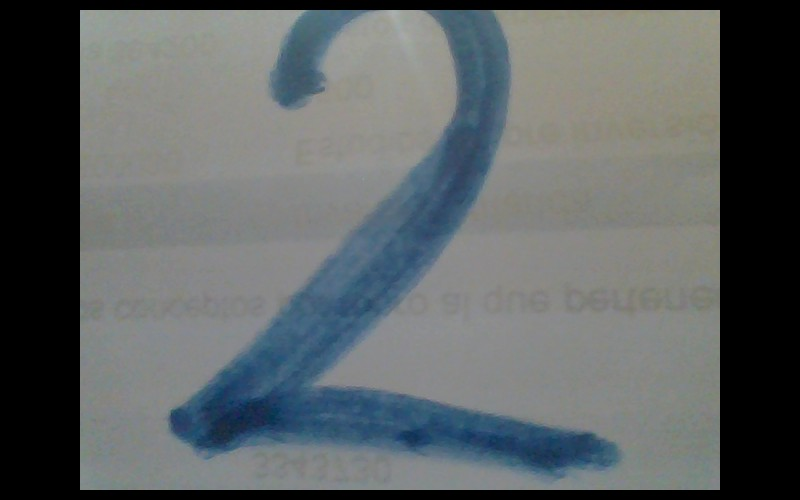
#> input picture practicacurso/IMG_20190620_214110.jpg, 800 x 500 px, given in place of the camera
$ python wen2.py   (older library calls are emulated)
#> lines starting #> are read from the running program, lines starting #| are printed output that depends on the picture; after the words box and inside, x2 and y2 are one past the last pixel; in counts of white or black regions, pixels touching at a corner belong together
import serial #cargamos la libreria serial
import numpy as np
import cv2
#import robopy as rob

#Iniciamos la comunicacion serial
ser = serial.Serial('com3', 9600)


cap = cv2.VideoCapture(0)
col = int(cap.get(3))
fil = int(cap.get(4))
Objetos = (np.zeros((fil,col),np.uint8))+255
while(cap.isOpened()):
     ret, frame1 = cap.read()
#> frame1 is the input picture: shape (500, 800, 3); mean B, G, R 100.4, 99.1, 93.7
     gray1 = cv2.cvtColor(frame1, cv2.COLOR_BGR2GRAY)
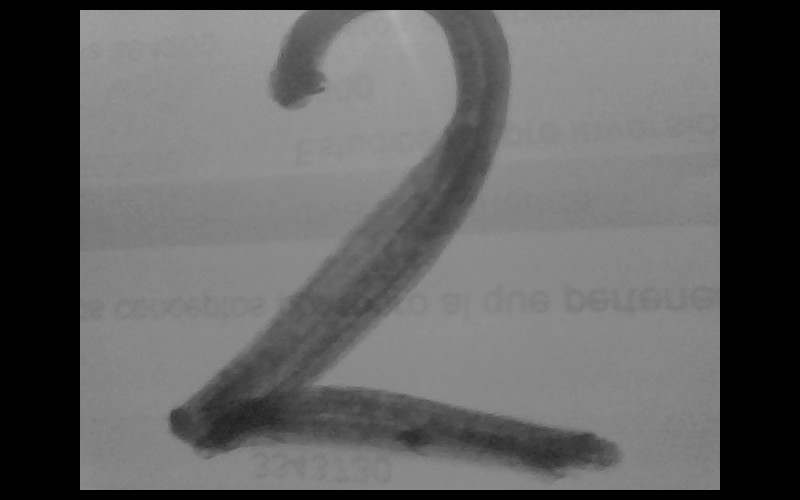
#> gray1: shape (500, 800); min 0, max 174, mean 97.6

     gauss = cv2.GaussianBlur(gray1,(3,3),0)
     bordes = cv2.Canny(gauss,150,255)
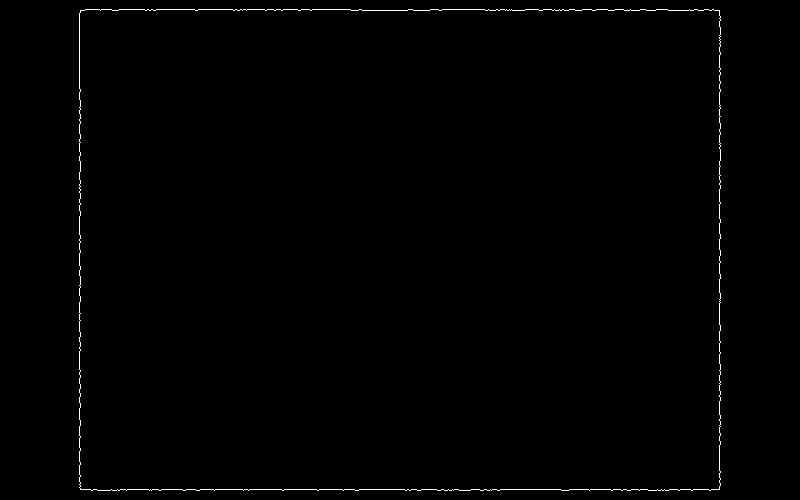
#> bordes: shape (500, 800); 0.56% white in thin lines or dots, all inside (x1, y1, x2, y2) = (79, 9, 721, 491)
     kernel = np.ones((10,10),np.uint8)
     mask1 = cv2.morphologyEx(bordes,cv2.MORPH_OPEN,kernel)
#> mask1: shape (500, 800); every value is 0
     mask2 = cv2.morphologyEx(mask1,cv2.MORPH_CLOSE,kernel)
     mask2 = mask2.astype('uint8')

     (_, contornos,_) = cv2.findContours(bordes.copy(), cv2.RETR_TREE, cv2.CHAIN_APPROX_SIMPLE)
#> contornos = 2 contours; box (x1, y1, x2, y2) and area: (79, 9, 721, 491) 307096, (79, 9, 721, 491) 307094

     lines = cv2.HoughLinesP(bordes, 1, np.pi/180, 100, minLineLength=10, maxLineGap=10)
#> lines = 14 rows, first 6: [471, 489, 719, 489], [85, 9, 361, 9], [719, 488, 719, 161], [79, 160, 79, 13], [351, 10, 441, 10], [720, 54, 720, 16]

     for c in contornos:
        M = cv2.moments(c)

        area = cv2.contourArea(c)
        perimeter = cv2.arcLength(c,True)
        approx = cv2.approxPolyDP(c,0.02*perimeter,True)
        if area > 1000 and area < 5000:
            cx = int(M['m10']/M['m00']) #Coordenada en X
            cy = int(M['m01']/M['m00']) #Coordenadas en Y

            #print("Area {} ".format([c]),"Contorno {} ".format(M),"Cx {}".format(cx),"Cy{}".format(cy))
            print("Cx = {}".format(cx),"Cy = {}".format(cy))
            #print("Area {} ".format([c]),"Contorno {} ".format(M))
            cv2.drawContours(frame1, [c], 0, (0, 255, 0), 1, cv2.LINE_AA)

            Ro = 0
            Az = 255
            Ve = 255
            cv2.rectangle(frame1, (cx,cy), (cx+2,cy+2),(Ro,Az,Ve), 2)
            cv2.drawContours(Objetos, [c], 0, (0, 255, 0), 1, cv2.LINE_AA)
#> this loop made 2 passes
#> (area, perimeter, approx) on passes 1 to 2: (307096, 2380.1, [[80, 10], [80, 489], [719, 489], [719, 10]]), (307094, 2377.8, [[80, 11], [718, 10], [719, 488], [81, 489]])
#> Objetos: shape (500, 800); every value is 255

     # [19 lines of commented-out code are left out]
     cv2.imshow('Imagen Bordes',bordes)
     cv2.imshow('Imagen Original',frame1)
     cv2.imshow('Imagen Mascara',Objetos)


     if cv2.waitKey(50) & 0xFF == ord('q'):
#> (key q is pressed here)
        break
colm = cap.get(3)
film = cap.get(4)
print(film)
print(colm)
#print(ret)

cap.release()
cv2.destroyAllWindows()

$ run again, on practicacurso/numero.jpg
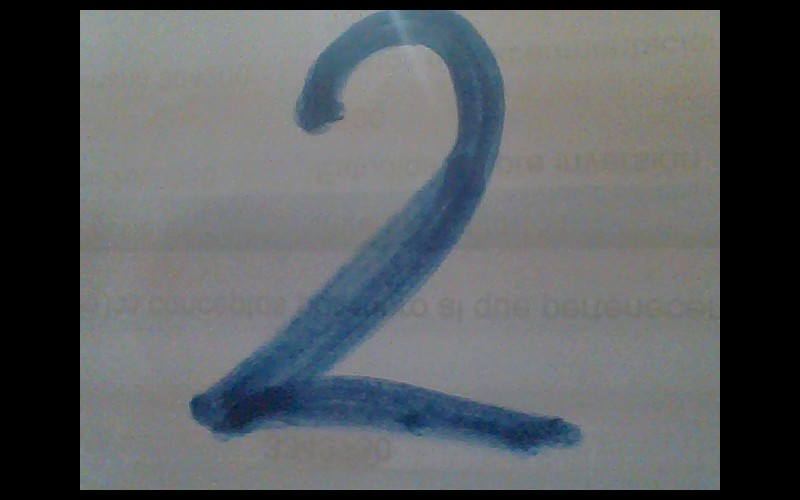
#> input picture practicacurso/numero.jpg, 800 x 500 px, given in place of the camera
#> frame1 is the input picture: shape (500, 800, 3); mean B, G, R 97.4, 94.7, 90.8
#> `gray1 = cv2.cvtColor(frame1, cv2.COLOR_BGR2GRAY)`:
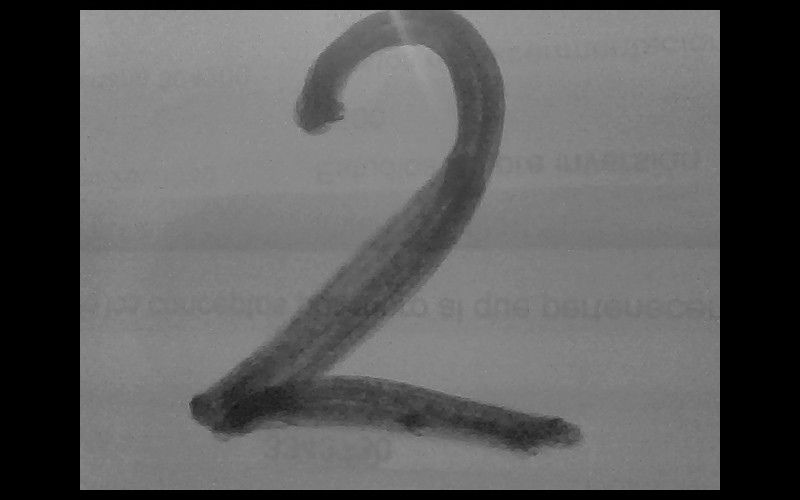
#> gray1: shape (500, 800); min 0, max 177, mean 93.8
#> bordes: shape (500, 800); 0.56% white in thin lines or dots, all inside (x1, y1, x2, y2) = (79, 9, 721, 491)
#> mask1: shape (500, 800); every value is 0
#> contornos = 3 contours, 1 with area under 20; largest, box (x1, y1, x2, y2) and area: (79, 9, 721, 491) 307072, (79, 9, 721, 491) 307070
#> lines = 17 rows, first 6: [80, 489, 287, 489], [719, 489, 719, 10], [360, 10, 373, 10], [215, 9, 359, 9], [80, 10, 221, 10], [326, 490, 434, 490]
#> the loop `for c in contornos:` made 3 passes
#> (area, perimeter, approx) on passes 1 to 2: (307072, 2415.8, [[80, 10], [80, 489], [719, 489], [719, 10]]), (307070, 2413.4, [[79, 12], [717, 9], [720, 487], [81, 489]])
